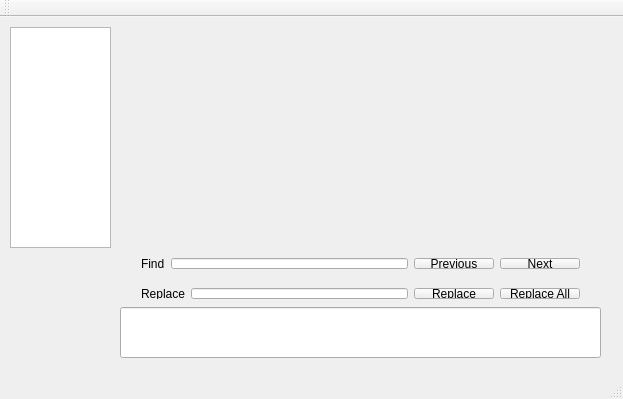
<?xml version="1.0" encoding="UTF-8"?>
<ui version="4.0">
 <class>MainWindow</class>
 <widget class="QMainWindow" name="MainWindow">
  <property name="geometry">
   <rect>
    <x>0</x>
    <y>0</y>
    <width>623</width>
    <height>399</height>
   </rect>
  </property>
  <property name="windowTitle">
   <string>MainWindow</string>
  </property>
  <widget class="QWidget" name="centralWidget">
   <widget class="QLineEdit" name="lineEdit">
    <property name="geometry">
     <rect>
      <x>120</x>
      <y>290</y>
      <width>481</width>
      <height>51</height>
     </rect>
    </property>
   </widget>
   <widget class="QListWidget" name="listWidget">
    <property name="geometry">
     <rect>
      <x>10</x>
      <y>10</y>
      <width>101</width>
      <height>221</height>
     </rect>
    </property>
   </widget>
   <widget class="QWidget" name="horizontalLayoutWidget_2">
    <property name="geometry">
     <rect>
      <x>130</x>
      <y>260</y>
      <width>461</width>
      <height>33</height>
     </rect>
    </property>
    <layout class="QHBoxLayout" name="horizontalLayout_2">
     <item>
      <widget class="QLabel" name="label_2">
       <property name="text">
        <string>Replace</string>
       </property>
      </widget>
     </item>
     <item>
      <widget class="QLineEdit" name="replaceLine"/>
     </item>
     <item>
      <widget class="QPushButton" name="replace">
       <property name="text">
        <string>Replace</string>
       </property>
      </widget>
     </item>
     <item>
      <widget class="QPushButton" name="replaceAll">
       <property name="text">
        <string>Replace All</string>
       </property>
      </widget>
     </item>
    </layout>
   </widget>
   <widget class="QWidget" name="horizontalLayoutWidget">
    <property name="geometry">
     <rect>
      <x>130</x>
      <y>230</y>
      <width>461</width>
      <height>33</height>
     </rect>
    </property>
    <layout class="QHBoxLayout" name="horizontalLayout">
     <item>
      <widget class="QLabel" name="label">
       <property name="text">
        <string>Find</string>
       </property>
      </widget>
     </item>
     <item>
      <widget class="QLineEdit" name="findLine"/>
     </item>
     <item>
      <widget class="QPushButton" name="previous">
       <property name="text">
        <string>Previous</string>
       </property>
      </widget>
     </item>
     <item>
      <widget class="QPushButton" name="next">
       <property name="text">
        <string>Next</string>
       </property>
      </widget>
     </item>
    </layout>
   </widget>
  </widget>
  <widget class="QMenuBar" name="menuBar">
   <property name="geometry">
    <rect>
     <x>0</x>
     <y>0</y>
     <width>623</width>
     <height>22</height>
    </rect>
   </property>
  </widget>
  <widget class="QToolBar" name="mainToolBar">
   <attribute name="toolBarArea">
    <enum>TopToolBarArea</enum>
   </attribute>
   <attribute name="toolBarBreak">
    <bool>false</bool>
   </attribute>
  </widget>
  <widget class="QStatusBar" name="statusBar"/>
 </widget>
 <layoutdefault spacing="6" margin="11"/>
 <resources/>
 <connections/>
</ui>
